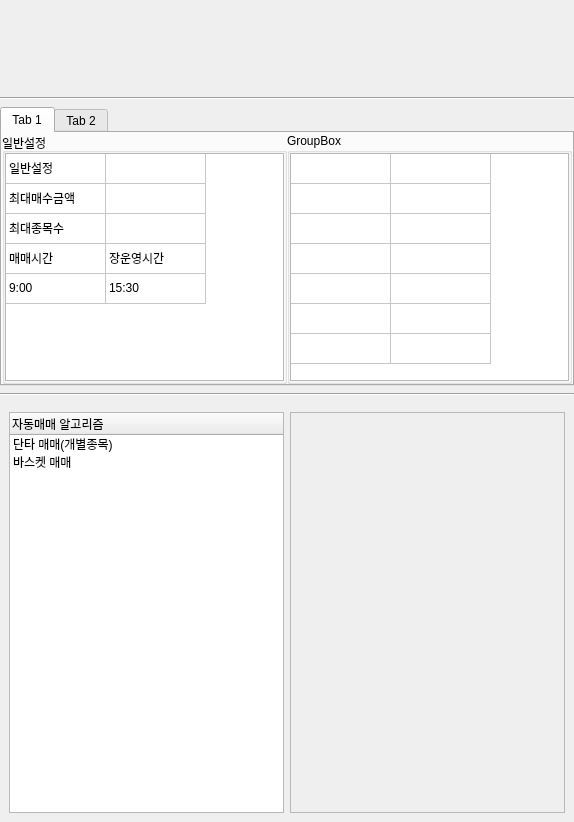
<?xml version="1.0" encoding="UTF-8"?>
<ui version="4.0">
 <class>MainWindow</class>
 <widget class="QMainWindow" name="MainWindow">
  <property name="geometry">
   <rect>
    <x>0</x>
    <y>0</y>
    <width>574</width>
    <height>822</height>
   </rect>
  </property>
  <property name="windowTitle">
   <string>MainWindow</string>
  </property>
  <widget class="QWidget" name="centralwidget">
   <layout class="QVBoxLayout" name="verticalLayout" stretch="0,0,2,0,3">
    <property name="spacing">
     <number>7</number>
    </property>
    <property name="leftMargin">
     <number>0</number>
    </property>
    <property name="topMargin">
     <number>0</number>
    </property>
    <property name="rightMargin">
     <number>0</number>
    </property>
    <property name="bottomMargin">
     <number>0</number>
    </property>
    <item>
     <widget class="QWidget" name="widget" native="true">
      <property name="sizePolicy">
       <sizepolicy hsizetype="Preferred" vsizetype="Fixed">
        <horstretch>0</horstretch>
        <verstretch>90</verstretch>
       </sizepolicy>
      </property>
      <property name="minimumSize">
       <size>
        <width>0</width>
        <height>90</height>
       </size>
      </property>
     </widget>
    </item>
    <item>
     <widget class="Line" name="line_2">
      <property name="orientation">
       <enum>Qt::Horizontal</enum>
      </property>
     </widget>
    </item>
    <item>
     <widget class="QTabWidget" name="tabWidget">
      <property name="currentIndex">
       <number>0</number>
      </property>
      <widget class="QWidget" name="tab">
       <attribute name="title">
        <string>Tab 1</string>
       </attribute>
       <layout class="QHBoxLayout" name="horizontalLayout" stretch="1,1">
        <property name="spacing">
         <number>0</number>
        </property>
        <property name="leftMargin">
         <number>0</number>
        </property>
        <property name="topMargin">
         <number>0</number>
        </property>
        <property name="rightMargin">
         <number>0</number>
        </property>
        <property name="bottomMargin">
         <number>0</number>
        </property>
        <item>
         <widget class="QGroupBox" name="groupBox">
          <property name="title">
           <string>일반설정</string>
          </property>
          <layout class="QHBoxLayout" name="horizontalLayout_3">
           <property name="spacing">
            <number>0</number>
           </property>
           <property name="leftMargin">
            <number>0</number>
           </property>
           <property name="topMargin">
            <number>0</number>
           </property>
           <property name="rightMargin">
            <number>0</number>
           </property>
           <property name="bottomMargin">
            <number>0</number>
           </property>
           <item>
            <widget class="QTableWidget" name="tableWidget">
             <attribute name="horizontalHeaderVisible">
              <bool>false</bool>
             </attribute>
             <attribute name="verticalHeaderVisible">
              <bool>false</bool>
             </attribute>
             <row>
              <property name="text">
               <string>새 열</string>
              </property>
             </row>
             <row>
              <property name="text">
               <string>새 열</string>
              </property>
             </row>
             <row>
              <property name="text">
               <string>새 열</string>
              </property>
             </row>
             <row>
              <property name="text">
               <string>새 열</string>
              </property>
             </row>
             <row>
              <property name="text">
               <string>새 열</string>
              </property>
             </row>
             <column>
              <property name="text">
               <string>1</string>
              </property>
             </column>
             <column>
              <property name="text">
               <string>2</string>
              </property>
             </column>
             <item row="0" column="0">
              <property name="text">
               <string>일반설정</string>
              </property>
             </item>
             <item row="1" column="0">
              <property name="text">
               <string>최대매수금액</string>
              </property>
             </item>
             <item row="2" column="0">
              <property name="text">
               <string>최대종목수</string>
              </property>
             </item>
             <item row="3" column="0">
              <property name="text">
               <string>매매시간</string>
              </property>
             </item>
             <item row="3" column="1">
              <property name="text">
               <string>장운영시간</string>
              </property>
             </item>
             <item row="4" column="0">
              <property name="text">
               <string>9:00</string>
              </property>
             </item>
             <item row="4" column="1">
              <property name="text">
               <string>15:30</string>
              </property>
             </item>
            </widget>
           </item>
          </layout>
         </widget>
        </item>
        <item>
         <widget class="QGroupBox" name="groupBox_2">
          <property name="title">
           <string>GroupBox</string>
          </property>
          <layout class="QHBoxLayout" name="horizontalLayout_4">
           <property name="leftMargin">
            <number>0</number>
           </property>
           <property name="topMargin">
            <number>0</number>
           </property>
           <property name="rightMargin">
            <number>0</number>
           </property>
           <property name="bottomMargin">
            <number>0</number>
           </property>
           <item>
            <widget class="QTableWidget" name="tableWidget_2">
             <attribute name="horizontalHeaderVisible">
              <bool>false</bool>
             </attribute>
             <attribute name="verticalHeaderVisible">
              <bool>false</bool>
             </attribute>
             <row>
              <property name="text">
               <string>1</string>
              </property>
             </row>
             <row>
              <property name="text">
               <string>2</string>
              </property>
             </row>
             <row>
              <property name="text">
               <string>3</string>
              </property>
             </row>
             <row>
              <property name="text">
               <string>4</string>
              </property>
             </row>
             <row>
              <property name="text">
               <string>5</string>
              </property>
             </row>
             <row>
              <property name="text">
               <string>6</string>
              </property>
             </row>
             <row>
              <property name="text">
               <string>7</string>
              </property>
             </row>
             <column>
              <property name="text">
               <string>1</string>
              </property>
             </column>
             <column>
              <property name="text">
               <string>2</string>
              </property>
             </column>
            </widget>
           </item>
          </layout>
         </widget>
        </item>
       </layout>
      </widget>
      <widget class="QWidget" name="tab_2">
       <attribute name="title">
        <string>Tab 2</string>
       </attribute>
      </widget>
     </widget>
    </item>
    <item>
     <widget class="Line" name="line">
      <property name="orientation">
       <enum>Qt::Horizontal</enum>
      </property>
     </widget>
    </item>
    <item>
     <widget class="QWidget" name="widget_2" native="true">
      <layout class="QHBoxLayout" name="horizontalLayout_2">
       <item>
        <widget class="QTreeWidget" name="treeWidget">
         <property name="selectionMode">
          <enum>QAbstractItemView::NoSelection</enum>
         </property>
         <property name="rootIsDecorated">
          <bool>false</bool>
         </property>
         <property name="itemsExpandable">
          <bool>true</bool>
         </property>
         <property name="headerHidden">
          <bool>false</bool>
         </property>
         <property name="expandsOnDoubleClick">
          <bool>true</bool>
         </property>
         <column>
          <property name="text">
           <string>자동매매 알고리즘</string>
          </property>
         </column>
         <item>
          <property name="text">
           <string>단타 매매(개별종목)</string>
          </property>
          <item>
           <property name="text">
            <string>일반 매매</string>
           </property>
          </item>
          <item>
           <property name="text">
            <string>틱 매매</string>
           </property>
          </item>
          <item>
           <property name="text">
            <string>오후 재활성화</string>
           </property>
          </item>
         </item>
         <item>
          <property name="text">
           <string>바스켓 매매</string>
          </property>
          <item>
           <property name="text">
            <string>시가 매매</string>
           </property>
          </item>
          <item>
           <property name="text">
            <string>종가 매매</string>
           </property>
          </item>
          <item>
           <property name="text">
            <string>분봉 골든크로스</string>
           </property>
          </item>
         </item>
        </widget>
       </item>
       <item>
        <widget class="QStackedWidget" name="stackedWidget">
         <property name="currentIndex">
          <number>0</number>
         </property>
         <widget class="QWidget" name="page">
          <layout class="QVBoxLayout" name="verticalLayout_2">
           <property name="spacing">
            <number>0</number>
           </property>
           <property name="leftMargin">
            <number>0</number>
           </property>
           <property name="topMargin">
            <number>0</number>
           </property>
           <property name="rightMargin">
            <number>0</number>
           </property>
           <property name="bottomMargin">
            <number>0</number>
           </property>
           <item>
            <widget class="QScrollArea" name="scrollArea">
             <property name="widgetResizable">
              <bool>true</bool>
             </property>
             <widget class="QWidget" name="scrollAreaWidgetContents">
              <property name="geometry">
               <rect>
                <x>0</x>
                <y>0</y>
                <width>270</width>
                <height>395</height>
               </rect>
              </property>
             </widget>
            </widget>
           </item>
          </layout>
         </widget>
         <widget class="QWidget" name="page_2"/>
         <widget class="QWidget" name="page_3"/>
        </widget>
       </item>
      </layout>
     </widget>
    </item>
   </layout>
  </widget>
 </widget>
 <resources/>
 <connections/>
</ui>
